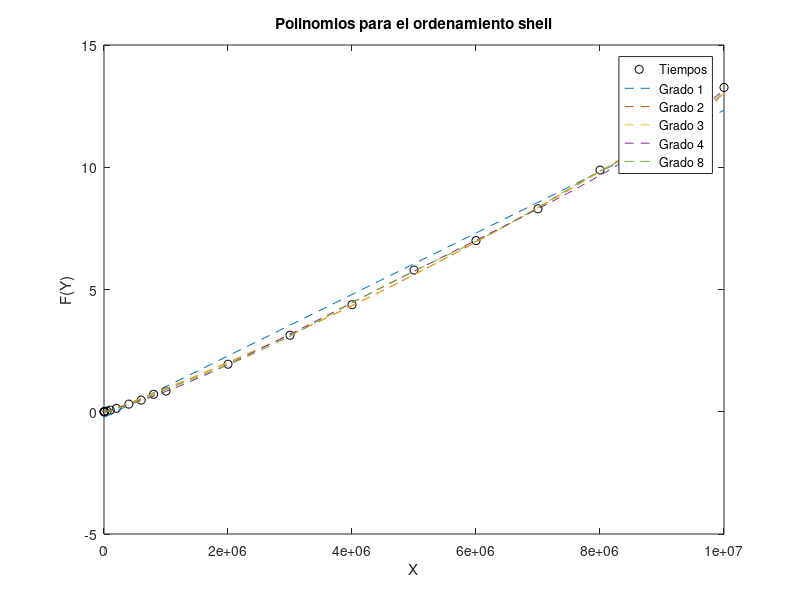

Here is the MATLAB script that generated this plot:
%%VALORES DE X
x = [100 1000 5000 10000 50000 100000 200000 400000 600000 800000 1000000];
x(end+1) = 2000000;
x(end+1) = 3000000;
x(end+1) = 4000000;
x(end+1) = 5000000;
x(end+1) = 6000000;
x(end+1) = 7000000;
x(end+1) = 8000000;
x(end+1) = 9000000;
x(end+1) = 10000000;

%%VALORES DE Y = F(x)
y = [0.0000178814 0.0002818108 0.0019121170 0.0043318272 0.0279190540];
y(end+1) = 0.0635950565;
y(end+1) = 0.1373591423;
y(end+1) = 0.3119938374;
y(end+1) = 0.4762778282;
y(end+1) = 0.7137169838;
y(end+1) = 0.8467450142;
y(end+1) = 1.9436099529;
y(end+1) = 3.1293799877;
y(end+1) = 4.3800368309;
y(end+1) = 5.7958707809;
y(end+1) = 6.9999759197;
y(end+1) = 8.3014740944;
y(end+1) = 9.8869040012;
y(end+1) = 10.9567329884;
y(end+1) = 13.2638001442;

%%OBTENER UN POLINOMIO QUE SE AJUSTE A LOS PUNTOS X Y Y
n1=1;
p1=polyfit(x, y, n1);

n2=2;
p2=polyfit(x,y,n2);

n3=3;
p3=polyfit(x,y,n3);

n4=4;
p4=polyfit(x,y,n4);

n8=8;
p8=polyfit(x,y,n8);

%%SE CREA UN ESPACIO PARA REALIZAR UNA GRAFICA EN 
%%DONDE SE COMPARA LA CURVA AJUSTADA CONTRA LOS 
%%VALORES EXPERIMENTALES
xi=linspace(100, 10000000, 100);
z1=polyval(p1, xi);
z2=polyval(p2, xi);
z3=polyval(p3, xi);
z4=polyval(p4, xi);
z8=polyval(p8, xi);

%%SE REALIZA LA FIGURA CORRESPONDIENTE
figure(1);
grid;
plot(x, y, 'ko');
hold on
plot(xi, z1, '--');
plot(xi, z2, '--');
plot(xi, z3, '--');
plot(xi, z4, '--');
plot(xi, z8, '--');
hold off
ylabel('F(Y)');
xlabel('X');
legend('Tiempos', 'Grado 1', 'Grado 2', 'Grado 3', 'Grado 4', 'Grado 8');
title('Polinomios para el ordenamiento shell');